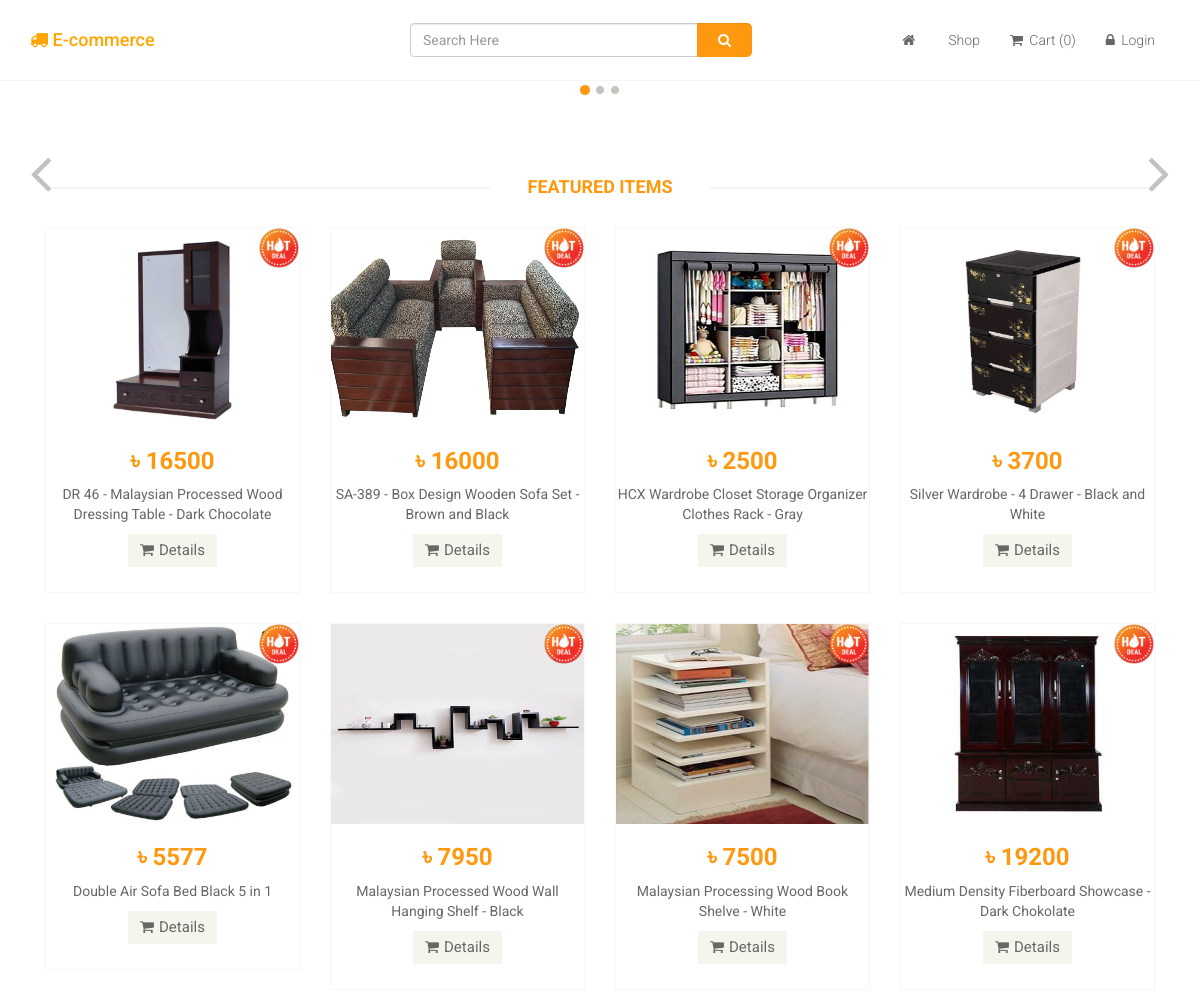
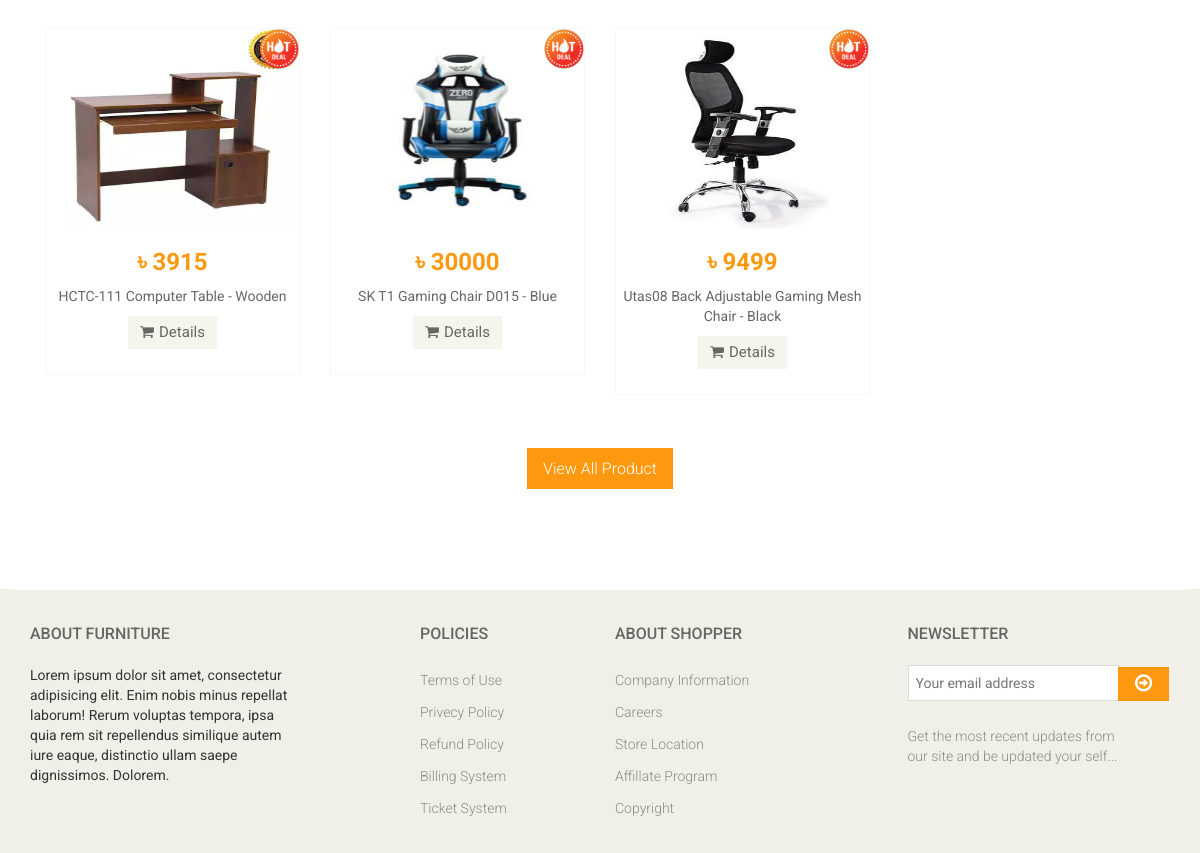
The page / on the database its author committed (2 pictures, top to bottom).
### tables this page shows
CREATE TABLE `tbl_products` (
  `product_id` int(11) NOT NULL,
  `product_name` varchar(255) NOT NULL,
  `product_price` float NOT NULL,
  `product_cat_id` int(11) NOT NULL,
  `product_details` text NOT NULL,
  `product_image` text NOT NULL,
  `product_featured` tinyint(4) NOT NULL
);

### inc/featured.php (the view, shortened to what this page needs)
<div class="col-sm-12">
	<div class="features_items">
		<h2 class="title text-center">Featured Items</h2>
		<?php
			include 'dashboard/db/db.php';
                        $query = "SELECT * FROM tbl_products ORDER BY product_id DESC LIMIT 12";
                        $result = mysqli_query($con,$query);
                        if ($result) {
                            while($row = mysqli_fetch_assoc($result)){
                                $product_id         = $row['product_id'];
                                $product_name       = $row['product_name'];
                                $product_price      = $row['product_price'];
                                $product_image      = $row['product_image'];
                    ?>
		<div class="col-sm-3">
			<div class="product-image-wrapper">
				<div class="single-products">
					<div class="productinfo text-center">
						<img src="dashboard/uploads/<?php echo $product_image; ?>" style="height: 200px;width: 100%;" />
						<img src="assets/images/home/hotdeal.png" class="new" style="width: 40px;">
						<h2>৳ <?php echo $product_price ?></h2>
						<p><?php echo $product_name ?></p>
						<a href="details.php?product_id=<?php echo $product_id; ?>" class="btn btn-default add-to-cart"><i class="fa fa-shopping-cart"></i>Details</a>
					</div>
				</div>
			</div>
		</div>
		<?php }} ?>
	</div>
	<div style="text-align: center;">
		<a href="shop.php" class="btn btn-default btn-lg get text-center" style="    -webkit-animation: bounce 2s ease infinite;
animation: bounce 2s ease infinite;">View All Product</a>
	</div>
		<div style="height: 100px;"></div>
</div>

### inc/start.php (shortened to what this page needs)
<!DOCTYPE html>
<html lang="en">
<head>
    <link href="assets/css/bootstrap.min.css" rel="stylesheet">
    <link href="assets/css/font-awesome.min.css" rel="stylesheet">
    <link href="assets/css/prettyPhoto.css" rel="stylesheet">
    <link href="assets/css/price-range.css" rel="stylesheet">
    <link href="assets/css/animate.css" rel="stylesheet">
	<link href="assets/css/main.css" rel="stylesheet">
	<link href="assets/css/responsive.css" rel="stylesheet">
</head>
<body>

### inc/topnav.php
<header id="header">
	<div class="header-middle">
		<div class="container">
			<div class="row">
				<div class="col-sm-4">
					<div class="logo pull-left">
						<a href="index.php" style="color: orange"><h4><i class="fa fa-truck" aria-hidden="true"></i> E-commerce</h4></a>
					</div>
				</div>
				<div class="col-sm-4">
					<div style="margin-top: 3px;">
						<form action="search.php" method="get">
							<input type="text" class="form-control" name="search" placeholder="Search Here" required style="width: 80%;float: left;" value="<?php if(isset($_GET['search']))
															echo $_GET['search']; ?>">
							<button type="submit" class="form-control btn btn-default" name="ok" value="1" style="width: 15%;position: relative;left: -5px;border: 0; background-color: #fe980f; color: #fff; border-radius: 0 5px 5px 0"><i class="fa fa-search"></i></button>
						</form>
					</div>
				</div>
				<div class="col-sm-4">
					<div class="shop-menu pull-right">
						<ul class="nav navbar-nav">
							<?php
								if (isset($_SESSION['id'])) {
							?>
								<li><a href="shop.php"><i class="fa fa-home"></i></a></li>
								<li><a href="shop.php">Shop</a></li>
								<li><a href="cart.php"><i class="fa fa-shopping-cart"></i> Cart
									<?php
			                            if (!empty($_SESSION['shopping_cart'])) {
			                                echo '('.count($_SESSION['shopping_cart']).')';
			                            }else{
			                                echo "(0)";
			                            }
			                        ?>
								</a></li>
								<li>
									<a href="dashboard"></a>
								</li>
								<li class="dropdown">
						          <a href="#" class="dropdown-toggle" data-toggle="dropdown" role="button" aria-haspopup="true" aria-expanded="false"><img src="dashboard/uploads/profile/<?php echo $user_image ?>" style="height: 40px;width:40px;margin-top: -10px;border-radius: 22px; padding: 2px;border:1px solid #e1e1e1;"></a>
						          <ul class="dropdown-menu pull-right">
						            <li style="display: block;"><a href="dashboard">My Account</a></li>
						            <li style="display: block;"><a href="dashboard/profile.php">Profile</a></li>
						            <li style="display: block;" role="separator" class="divider"></li>
						            <li style="display: block;"><a href="dashboard/logout.php">Log out</a></li>
						          </ul>
						        </li>
							<?php
								}else{
							?>
								<li><a href="shop.php"><i class="fa fa-home"></i></a></li>
								<li><a href="shop.php">Shop</a></li>
								<li><a href="cart.php"><i class="fa fa-shopping-cart"></i> Cart
									<?php
			                            if (!empty($_SESSION['shopping_cart'])) {
			                                echo '('.count($_SESSION['shopping_cart']).')';
			                            }else{
			                                echo "(0)";
			                            }
			                        ?>
								</a></li>
								<li><a href="login.php"><i class="fa fa-lock"></i> Login</a></li>
							<?php } ?>
						</ul>
					</div>
				</div>
			</div>
		</div>
	</div>
</header>

### index.php
<?php include 'inc/start.php'; ?>
	<?php include 'inc/topnav.php'; ?>
	<div style="height: 50px;"></div>
	<section>
		<div class="container">
			<div class="row">
				<?php include 'inc/slider.php'; ?>
				<?php include 'inc/featured.php'; ?>
			</div>
		</div>
	</section>
	<?php include 'inc/footer.php'; ?>
<?php include 'inc/end.php'; ?>

### inc/slider.php (shortened to what this page needs)
<section id="slider">
		<div class="container">
			<div class="row">
				<div class="col-sm-12">
					<div id="slider-carousel" class="carousel slide" data-ride="carousel">
						<ol class="carousel-indicators">
							<li data-target="#slider-carousel" data-slide-to="0" class="active"></li>
							<li data-target="#slider-carousel" data-slide-to="1"></li>
							<li data-target="#slider-carousel" data-slide-to="2"></li>
						</ol>
						<a href="#slider-carousel" class="left control-carousel hidden-xs" data-slide="prev">
							<i class="fa fa-angle-left"></i>
						</a>
						<a href="#slider-carousel" class="right control-carousel hidden-xs" data-slide="next">
							<i class="fa fa-angle-right"></i>
						</a>
					</div>
				</div>
			</div>
		</div>
	</section>

### inc/footer.php
<footer id="footer">
	<div class="footer-widget">
		<div class="container">
			<div class="row">
				<div class="col-sm-3">
					<div class="single-widget">
						<h2>About FURNITURE</h2>
						<p>Lorem ipsum dolor sit amet, consectetur adipisicing elit. Enim nobis minus repellat laborum! Rerum voluptas tempora, ipsa quia rem sit repellendus similique autem iure eaque, distinctio ullam saepe dignissimos. Dolorem.</p>
					</div>
				</div>
				<div class="col-sm-1">
				</div>
				<div class="col-sm-2">
					<div class="single-widget">
						<h2>Policies</h2>
						<ul class="nav nav-pills nav-stacked">
							<li><a href="#">Terms of Use</a></li>
							<li><a href="#">Privecy Policy</a></li>
							<li><a href="#">Refund Policy</a></li>
							<li><a href="#">Billing System</a></li>
							<li><a href="#">Ticket System</a></li>
						</ul>
					</div>
				</div>
				<div class="col-sm-2">
					<div class="single-widget">
						<h2>About Shopper</h2>
						<ul class="nav nav-pills nav-stacked">
							<li><a href="#">Company Information</a></li>
							<li><a href="#">Careers</a></li>
							<li><a href="#">Store Location</a></li>
							<li><a href="#">Affillate Program</a></li>
							<li><a href="#">Copyright</a></li>
						</ul>
					</div>
				</div>
				<div class="col-sm-3 col-sm-offset-1">
					<div class="single-widget">
						<h2>Newsletter</h2>
						<form action="#" class="searchform">
							<input type="email" placeholder="Your email address" required />
							<button type="submit" class="btn btn-default"><i class="fa fa-arrow-circle-o-right"></i></button>
							<p>Get the most recent updates from <br />our site and be updated your self...</p>
						</form>
					</div>
				</div>
			</div>
		</div>
	</div>
</footer>

### inc/end.php (shortened to what this page needs)
</body>
</html>

### assets/css/main.css (style rules this page uses)
body { font-family: 'Roboto', sans-serif; background:; position: relative; font-weight:400px; }
ul li { list-style: none; }
a { -webkit-transition: 300ms; -moz-transition: 300ms; -o-transition: 300ms; transition: 300ms; }
h1, h2, h3, h4, h5, h6 { font-family: 'Roboto', sans-serif; }
.header-middle { border-bottom: 1px solid #f5f5f5; }
.header-middle .container .row { margin-left: 0; margin-right: 0; padding-bottom: 20px; padding-top: 20px; }
.header-middle .container .row .col-sm-4 { padding-left: 0; }
.shop-menu ul li { display:inline-block; padding-left: 15px; padding-right: 15px; }
.shop-menu ul li:last-child { padding-right: 0; }
.shop-menu ul li a { background: #FFFFFF; color: #696763; font-family: 'Roboto', sans-serif; font-size: 14px; font-weight: 300; padding:0; padding-right: 0; margin-top: 10px; }
.shop-menu ul li a i { margin-right:3px; }
#footer { background: #F0F0E9; }
.footer-widget { padding-bottom: 30px; }
.footer-widget .container { border-top: 1px solid #FFFFFF; padding-top: 15px; }
.single-widget h2 { color: #666663; font-family: 'Roboto', sans-serif; font-size: 16px; font-weight: 500; margin-bottom: 22px; text-transform: uppercase; }
.single-widget ul li a { color: #8C8C88; font-family: 'Roboto', sans-serif; font-size: 14px; font-weight: 300; padding: 5px 0; }
.searchform input { border: 1px solid #DDDDDD; color: #CCCCC6; font-family: 'Roboto', sans-serif; font-size: 14px; margin-top: 0; outline: medium none; padding: 7px; width: 212px; }
.searchform button { background: #FE980F; border: medium none; border-radius: 0; margin-left: -5px; margin-top: -1px; padding: 6px 17px; }
.searchform button i { color: #FFFFFF; font-size: 20px; }
.searchform p { color: #8C8C88; font-family: 'Roboto', sans-serif; font-size: 14px; font-weight: 300; margin-top: 25px; }
#slider { padding-bottom: 45px; }
.carousel-indicators li { background: #C4C4BE; }
.carousel-indicators li.active { background: #FE980F; }
.get { background: #FE980F; border: 0 none; border-radius: 0; color: #FFFFFF; font-family: 'Roboto', sans-serif; font-size: 16px; font-weight: 300; margin-top: 23px; }
.control-carousel { position: absolute; top: 50%; font-size: 60px; color: #C2C2C1; }
.right { right: 0; }
.left-sidebar h2:after, h2.title:after { content: " "; position: absolute; border: 1px solid #f5f5f5; bottom:8px; left: 0; width: 100%; height: 0; z-index: -2; }
h2.title:before { content: " "; position: absolute; background: #fff; bottom: -6px; width: 220px; height: 30px; z-index: -1; left: 50%; margin-left: -110px; }
.features_items { overflow:hidden; }
h2.title { color: #FE980F; font-family: 'Roboto', sans-serif; font-size: 18px; font-weight: 700; margin: 0 15px; text-transform: uppercase; margin-bottom: 30px; position: relative; }
.product-image-wrapper { border:1px solid #F7F7F5; overflow: hidden; margin-bottom:30px; }
.single-products { position: relative; }
.new, .sale { position: absolute; top: 0; right: 0; }
.productinfo h2 { color: #FE980F; font-family: 'Roboto', sans-serif; font-size: 24px; font-weight: 700; }
.productinfo p { font-family: 'Roboto', sans-serif; font-size: 14px; font-weight: 400; color: #696763; }
.productinfo img { width: 100%; }
.productinfo { position:relative; }
.add-to-cart { background:#F5F5ED; border: 0 none; border-radius: 0; color: #696763; font-family: 'Roboto', sans-serif; font-size: 15px; margin-bottom: 25px; }
.add-to-cart i { margin-right:5px; }

### rows shown on the page
tbl_products: product_image (picture), product_price "16500", product_name "DR 46 - Malaysian Processed Wood Dressing Table - Dark Chocolate"
tbl_products: product_image (picture), product_price "16000", product_name "SA-389 - Box Design Wooden Sofa Set - Brown and Black"
tbl_products: product_image (picture), product_price "2500", product_name "HCX Wardrobe Closet Storage Organizer Clothes Rack - Gray"
tbl_products: product_image (picture), product_price "3700", product_name "Silver Wardrobe - 4 Drawer - Black and White"
tbl_products: product_image (picture), product_price "5577", product_name "Double Air Sofa Bed Black 5 in 1"
tbl_products: product_image (picture), product_price "7950", product_name "Malaysian Processed Wood Wall Hanging Shelf - Black"
tbl_products: product_image (picture), product_price "7500", product_name "Malaysian Processing Wood Book Shelve - White"
tbl_products: product_image (picture), product_price "19200", product_name "Medium Density Fiberboard Showcase - Dark Chokolate"
tbl_products: product_image (picture), product_price "3915", product_name "HCTC-111 Computer Table - Wooden"
tbl_products: product_image (picture), product_price "30000", product_name "SK T1 Gaming Chair D015 - Blue"
tbl_products: product_image (picture), product_price "9499", product_name "Utas08 Back Adjustable Gaming Mesh Chair - Black"
